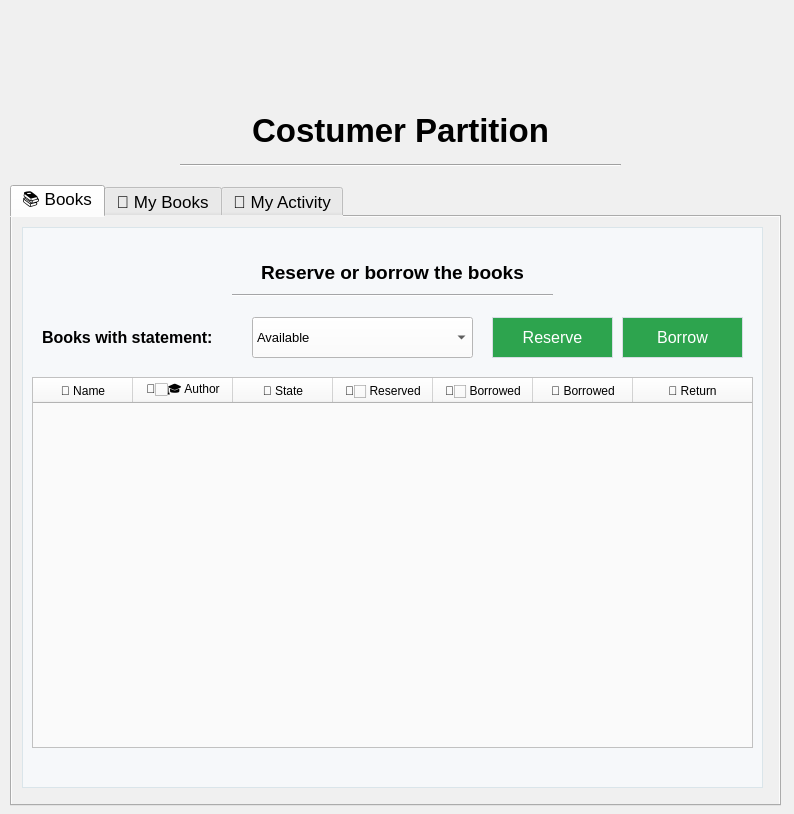
<?xml version="1.0" encoding="UTF-8"?>
<ui version="4.0">
 <class>CostumerWindow</class>
 <widget class="QDialog" name="CostumerWindow">
  <property name="geometry">
   <rect>
    <x>0</x>
    <y>0</y>
    <width>794</width>
    <height>814</height>
   </rect>
  </property>
  <property name="windowTitle">
   <string>Costumer Partition</string>
  </property>
  <property name="styleSheet">
   <string notr="true">background-color:#F0F0F0;</string>
  </property>
  <widget class="QTabWidget" name="tabWidget">
   <property name="geometry">
    <rect>
     <x>10</x>
     <y>185</y>
     <width>771</width>
     <height>621</height>
    </rect>
   </property>
   <property name="font">
    <font>
     <family>Segoe UI</family>
     <pointsize>13</pointsize>
     <weight>50</weight>
     <bold>false</bold>
    </font>
   </property>
   <property name="tabPosition">
    <enum>QTabWidget::North</enum>
   </property>
   <property name="tabShape">
    <enum>QTabWidget::Rounded</enum>
   </property>
   <property name="currentIndex">
    <number>0</number>
   </property>
   <property name="iconSize">
    <size>
     <width>20</width>
     <height>20</height>
    </size>
   </property>
   <property name="elideMode">
    <enum>Qt::ElideNone</enum>
   </property>
   <property name="documentMode">
    <bool>false</bool>
   </property>
   <widget class="QWidget" name="tab_Books">
    <attribute name="title">
     <string>📚 Books</string>
    </attribute>
    <widget class="QTableWidget" name="tableWidget_books">
     <property name="geometry">
      <rect>
       <x>20</x>
       <y>160</y>
       <width>721</width>
       <height>371</height>
      </rect>
     </property>
     <property name="font">
      <font>
       <family>Segoe UI</family>
       <pointsize>10</pointsize>
       <weight>50</weight>
       <bold>false</bold>
      </font>
     </property>
     <property name="styleSheet">
      <string notr="true">background-color:#FAFAFA</string>
     </property>
     <property name="autoScrollMargin">
      <number>20</number>
     </property>
     <property name="editTriggers">
      <set>QAbstractItemView::NoEditTriggers</set>
     </property>
     <property name="alternatingRowColors">
      <bool>true</bool>
     </property>
     <property name="selectionBehavior">
      <enum>QAbstractItemView::SelectRows</enum>
     </property>
     <property name="gridStyle">
      <enum>Qt::CustomDashLine</enum>
     </property>
     <property name="sortingEnabled">
      <bool>true</bool>
     </property>
     <attribute name="horizontalHeaderCascadingSectionResizes">
      <bool>false</bool>
     </attribute>
     <attribute name="horizontalHeaderMinimumSectionSize">
      <number>40</number>
     </attribute>
     <attribute name="horizontalHeaderDefaultSectionSize">
      <number>100</number>
     </attribute>
     <attribute name="horizontalHeaderHighlightSections">
      <bool>true</bool>
     </attribute>
     <attribute name="horizontalHeaderShowSortIndicator" stdset="0">
      <bool>true</bool>
     </attribute>
     <attribute name="horizontalHeaderStretchLastSection">
      <bool>true</bool>
     </attribute>
     <attribute name="verticalHeaderCascadingSectionResizes">
      <bool>false</bool>
     </attribute>
     <attribute name="verticalHeaderMinimumSectionSize">
      <number>30</number>
     </attribute>
     <attribute name="verticalHeaderDefaultSectionSize">
      <number>38</number>
     </attribute>
     <attribute name="verticalHeaderShowSortIndicator" stdset="0">
      <bool>false</bool>
     </attribute>
     <attribute name="verticalHeaderStretchLastSection">
      <bool>false</bool>
     </attribute>
     <column>
      <property name="text">
       <string>📕 Name</string>
      </property>
     </column>
     <column>
      <property name="text">
       <string>👩🏻‍🎓 Author</string>
      </property>
     </column>
     <column>
      <property name="text">
       <string>🧾 State</string>
      </property>
     </column>
     <column>
      <property name="text">
       <string>🤙🏻 Reserved</string>
      </property>
     </column>
     <column>
      <property name="text">
       <string>👋🏻 Borrowed</string>
      </property>
     </column>
     <column>
      <property name="text">
       <string>📅 Borrowed</string>
      </property>
     </column>
     <column>
      <property name="text">
       <string>📅 Return</string>
      </property>
     </column>
    </widget>
    <widget class="QComboBox" name="comboBox_books">
     <property name="geometry">
      <rect>
       <x>240</x>
       <y>100</y>
       <width>221</width>
       <height>41</height>
      </rect>
     </property>
     <property name="font">
      <font>
       <family>Segoe UI</family>
       <pointsize>10</pointsize>
       <weight>50</weight>
       <bold>false</bold>
      </font>
     </property>
     <property name="cursor">
      <cursorShape>PointingHandCursor</cursorShape>
     </property>
     <property name="statusTip">
      <string>Select a book state to show books on table</string>
     </property>
     <property name="styleSheet">
      <string notr="true">background-color:white</string>
     </property>
     <item>
      <property name="text">
       <string>Available</string>
      </property>
     </item>
     <item>
      <property name="text">
       <string>Borrowed</string>
      </property>
     </item>
     <item>
      <property name="text">
       <string>Reserved</string>
      </property>
     </item>
    </widget>
    <widget class="QFrame" name="frame_2">
     <property name="geometry">
      <rect>
       <x>10</x>
       <y>10</y>
       <width>741</width>
       <height>561</height>
      </rect>
     </property>
     <property name="font">
      <font>
       <family>Segoe UI</family>
       <pointsize>8</pointsize>
       <weight>50</weight>
       <bold>false</bold>
      </font>
     </property>
     <property name="styleSheet">
      <string notr="true">background-color:#F6F8FA;border-radius:0.7em;border :1px solid #DAE5EA;</string>
     </property>
     <property name="frameShape">
      <enum>QFrame::Panel</enum>
     </property>
     <property name="frameShadow">
      <enum>QFrame::Plain</enum>
     </property>
     <property name="lineWidth">
      <number>2</number>
     </property>
     <property name="midLineWidth">
      <number>4</number>
     </property>
     <widget class="QPushButton" name="pushButton_reserve">
      <property name="geometry">
       <rect>
        <x>470</x>
        <y>90</y>
        <width>121</width>
        <height>41</height>
       </rect>
      </property>
      <property name="font">
       <font>
        <family>Segoe UI</family>
        <pointsize>12</pointsize>
       </font>
      </property>
      <property name="cursor">
       <cursorShape>PointingHandCursor</cursorShape>
      </property>
      <property name="statusTip">
       <string>Click to issue bill ...</string>
      </property>
      <property name="styleSheet">
       <string notr="true">border-radius:0.4em;border :1px solid #D7DDE3;background-color:#2DA44E;color:white</string>
      </property>
      <property name="text">
       <string>Reserve</string>
      </property>
     </widget>
     <widget class="QPushButton" name="pushButton_borrow">
      <property name="geometry">
       <rect>
        <x>600</x>
        <y>90</y>
        <width>121</width>
        <height>41</height>
       </rect>
      </property>
      <property name="font">
       <font>
        <family>Segoe UI</family>
        <pointsize>12</pointsize>
       </font>
      </property>
      <property name="cursor">
       <cursorShape>PointingHandCursor</cursorShape>
      </property>
      <property name="statusTip">
       <string>Click to issue receipt ...</string>
      </property>
      <property name="styleSheet">
       <string notr="true">border-radius:0.4em;border :1px solid #D7DDE3;background-color:#2DA44E;color:white</string>
      </property>
      <property name="text">
       <string>Borrow</string>
      </property>
     </widget>
    </widget>
    <widget class="QLabel" name="label_9">
     <property name="geometry">
      <rect>
       <x>30</x>
       <y>100</y>
       <width>201</width>
       <height>41</height>
      </rect>
     </property>
     <property name="font">
      <font>
       <family>Segoe UI</family>
       <pointsize>12</pointsize>
       <weight>75</weight>
       <bold>true</bold>
      </font>
     </property>
     <property name="styleSheet">
      <string notr="true">background-color:#F6F8FA</string>
     </property>
     <property name="text">
      <string>Books with statement:</string>
     </property>
     <property name="alignment">
      <set>Qt::AlignLeading|Qt::AlignLeft|Qt::AlignVCenter</set>
     </property>
    </widget>
    <widget class="Line" name="line_3">
     <property name="geometry">
      <rect>
       <x>220</x>
       <y>70</y>
       <width>321</width>
       <height>16</height>
      </rect>
     </property>
     <property name="styleSheet">
      <string notr="true">background-color:#F6F8FA</string>
     </property>
     <property name="orientation">
      <enum>Qt::Horizontal</enum>
     </property>
    </widget>
    <widget class="QLabel" name="label_8">
     <property name="geometry">
      <rect>
       <x>40</x>
       <y>40</y>
       <width>681</width>
       <height>31</height>
      </rect>
     </property>
     <property name="font">
      <font>
       <family>Segoe UI</family>
       <pointsize>14</pointsize>
       <weight>75</weight>
       <bold>true</bold>
      </font>
     </property>
     <property name="styleSheet">
      <string notr="true">background-color:#F6F8FA</string>
     </property>
     <property name="text">
      <string>Reserve or borrow the books</string>
     </property>
     <property name="alignment">
      <set>Qt::AlignCenter</set>
     </property>
    </widget>
    <widget class="QLabel" name="label_error">
     <property name="geometry">
      <rect>
       <x>20</x>
       <y>540</y>
       <width>711</width>
       <height>21</height>
      </rect>
     </property>
     <property name="font">
      <font>
       <family>Segoe UI</family>
       <pointsize>10</pointsize>
       <weight>50</weight>
       <bold>false</bold>
      </font>
     </property>
     <property name="styleSheet">
      <string notr="true">background-color:#F6F8FA;color:red</string>
     </property>
     <property name="text">
      <string/>
     </property>
    </widget>
    <zorder>frame_2</zorder>
    <zorder>tableWidget_books</zorder>
    <zorder>comboBox_books</zorder>
    <zorder>label_9</zorder>
    <zorder>line_3</zorder>
    <zorder>label_8</zorder>
    <zorder>label_error</zorder>
   </widget>
   <widget class="QWidget" name="tab_My_Books">
    <attribute name="title">
     <string>📖 My Books</string>
    </attribute>
    <widget class="QFrame" name="frame_3">
     <property name="geometry">
      <rect>
       <x>10</x>
       <y>10</y>
       <width>741</width>
       <height>561</height>
      </rect>
     </property>
     <property name="font">
      <font>
       <family>Segoe UI</family>
       <pointsize>13</pointsize>
       <weight>50</weight>
       <bold>false</bold>
      </font>
     </property>
     <property name="styleSheet">
      <string notr="true">background-color:#F6F8FA;border-radius:0.7em;border :1px solid #D9DFE5;</string>
     </property>
     <property name="frameShape">
      <enum>QFrame::Panel</enum>
     </property>
     <property name="frameShadow">
      <enum>QFrame::Plain</enum>
     </property>
     <property name="lineWidth">
      <number>2</number>
     </property>
     <property name="midLineWidth">
      <number>4</number>
     </property>
     <widget class="QPushButton" name="pushButton_return">
      <property name="geometry">
       <rect>
        <x>610</x>
        <y>90</y>
        <width>121</width>
        <height>41</height>
       </rect>
      </property>
      <property name="font">
       <font>
        <family>Segoe UI</family>
        <pointsize>12</pointsize>
       </font>
      </property>
      <property name="cursor">
       <cursorShape>PointingHandCursor</cursorShape>
      </property>
      <property name="statusTip">
       <string>Click to issue receipt ...</string>
      </property>
      <property name="styleSheet">
       <string notr="true">border-radius:0.4em;border :1px solid #D7DDE3;background-color:#2DA44E;color:white</string>
      </property>
      <property name="text">
       <string>Return</string>
      </property>
     </widget>
     <widget class="QPushButton" name="pushButton_add_days">
      <property name="geometry">
       <rect>
        <x>290</x>
        <y>90</y>
        <width>121</width>
        <height>41</height>
       </rect>
      </property>
      <property name="font">
       <font>
        <family>Segoe UI</family>
        <pointsize>12</pointsize>
       </font>
      </property>
      <property name="cursor">
       <cursorShape>PointingHandCursor</cursorShape>
      </property>
      <property name="statusTip">
       <string>Click to issue bill ...</string>
      </property>
      <property name="styleSheet">
       <string notr="true">border-radius:0.4em;border :1px solid #D7DDE3;background-color:#2DA44E;color:white</string>
      </property>
      <property name="text">
       <string>Add Days</string>
      </property>
     </widget>
    </widget>
    <widget class="Line" name="line_5">
     <property name="geometry">
      <rect>
       <x>220</x>
       <y>70</y>
       <width>321</width>
       <height>16</height>
      </rect>
     </property>
     <property name="styleSheet">
      <string notr="true">background-color:#F6F8FA</string>
     </property>
     <property name="orientation">
      <enum>Qt::Horizontal</enum>
     </property>
    </widget>
    <widget class="QLabel" name="label_13">
     <property name="geometry">
      <rect>
       <x>40</x>
       <y>40</y>
       <width>681</width>
       <height>31</height>
      </rect>
     </property>
     <property name="font">
      <font>
       <family>Segoe UI</family>
       <pointsize>14</pointsize>
       <weight>75</weight>
       <bold>true</bold>
      </font>
     </property>
     <property name="styleSheet">
      <string notr="true">background-color:#F6F8FA</string>
     </property>
     <property name="text">
      <string>Select a book bellow to add extension days to return the book</string>
     </property>
     <property name="alignment">
      <set>Qt::AlignCenter</set>
     </property>
    </widget>
    <widget class="QTableWidget" name="tableWidget_my_books">
     <property name="geometry">
      <rect>
       <x>20</x>
       <y>160</y>
       <width>721</width>
       <height>371</height>
      </rect>
     </property>
     <property name="font">
      <font>
       <family>Segoe UI</family>
       <pointsize>10</pointsize>
       <weight>50</weight>
       <bold>false</bold>
      </font>
     </property>
     <property name="styleSheet">
      <string notr="true">background-color:#FAFAFA</string>
     </property>
     <property name="sizeAdjustPolicy">
      <enum>QAbstractScrollArea::AdjustToContentsOnFirstShow</enum>
     </property>
     <property name="autoScrollMargin">
      <number>20</number>
     </property>
     <property name="editTriggers">
      <set>QAbstractItemView::NoEditTriggers</set>
     </property>
     <property name="alternatingRowColors">
      <bool>true</bool>
     </property>
     <property name="selectionBehavior">
      <enum>QAbstractItemView::SelectRows</enum>
     </property>
     <property name="gridStyle">
      <enum>Qt::CustomDashLine</enum>
     </property>
     <property name="sortingEnabled">
      <bool>true</bool>
     </property>
     <attribute name="horizontalHeaderCascadingSectionResizes">
      <bool>false</bool>
     </attribute>
     <attribute name="horizontalHeaderMinimumSectionSize">
      <number>40</number>
     </attribute>
     <attribute name="horizontalHeaderDefaultSectionSize">
      <number>100</number>
     </attribute>
     <attribute name="horizontalHeaderHighlightSections">
      <bool>true</bool>
     </attribute>
     <attribute name="horizontalHeaderShowSortIndicator" stdset="0">
      <bool>true</bool>
     </attribute>
     <attribute name="horizontalHeaderStretchLastSection">
      <bool>true</bool>
     </attribute>
     <attribute name="verticalHeaderCascadingSectionResizes">
      <bool>false</bool>
     </attribute>
     <attribute name="verticalHeaderMinimumSectionSize">
      <number>30</number>
     </attribute>
     <attribute name="verticalHeaderDefaultSectionSize">
      <number>38</number>
     </attribute>
     <attribute name="verticalHeaderShowSortIndicator" stdset="0">
      <bool>false</bool>
     </attribute>
     <attribute name="verticalHeaderStretchLastSection">
      <bool>false</bool>
     </attribute>
     <column>
      <property name="text">
       <string>📕 Name</string>
      </property>
     </column>
     <column>
      <property name="text">
       <string>🧾 State</string>
      </property>
     </column>
     <column>
      <property name="text">
       <string>📅 Borrowed</string>
      </property>
     </column>
     <column>
      <property name="text">
       <string>📅 Return[ed]</string>
      </property>
     </column>
     <column>
      <property name="text">
       <string>➕ Extension</string>
      </property>
     </column>
     <column>
      <property name="text">
       <string>⏳ Delay</string>
      </property>
     </column>
     <column>
      <property name="text">
       <string>💲 Bill</string>
      </property>
     </column>
    </widget>
    <widget class="QLabel" name="label">
     <property name="geometry">
      <rect>
       <x>30</x>
       <y>100</y>
       <width>131</width>
       <height>41</height>
      </rect>
     </property>
     <property name="font">
      <font>
       <family>Segoe UI</family>
       <pointsize>12</pointsize>
       <weight>50</weight>
       <bold>false</bold>
      </font>
     </property>
     <property name="styleSheet">
      <string notr="true">background-color:#F6F8FA</string>
     </property>
     <property name="text">
      <string>Extension Days:</string>
     </property>
    </widget>
    <widget class="QSpinBox" name="spinBox">
     <property name="geometry">
      <rect>
       <x>170</x>
       <y>100</y>
       <width>111</width>
       <height>40</height>
      </rect>
     </property>
     <property name="styleSheet">
      <string notr="true"/>
     </property>
     <property name="maximum">
      <number>7</number>
     </property>
    </widget>
    <widget class="QLabel" name="label_error_2">
     <property name="geometry">
      <rect>
       <x>20</x>
       <y>540</y>
       <width>721</width>
       <height>21</height>
      </rect>
     </property>
     <property name="font">
      <font>
       <family>Segoe UI</family>
       <pointsize>10</pointsize>
       <weight>50</weight>
       <bold>false</bold>
      </font>
     </property>
     <property name="styleSheet">
      <string notr="true">background-color:#F6F8FA;color:red</string>
     </property>
     <property name="text">
      <string/>
     </property>
    </widget>
   </widget>
   <widget class="QWidget" name="tab_My_Activity">
    <attribute name="title">
     <string>💼 My Activity</string>
    </attribute>
    <widget class="QLabel" name="label_6">
     <property name="geometry">
      <rect>
       <x>40</x>
       <y>30</y>
       <width>681</width>
       <height>31</height>
      </rect>
     </property>
     <property name="font">
      <font>
       <family>Segoe UI</family>
       <pointsize>14</pointsize>
       <weight>75</weight>
       <bold>true</bold>
      </font>
     </property>
     <property name="styleSheet">
      <string notr="true">background-color:#F6F8FA</string>
     </property>
     <property name="text">
      <string>Select a activity bellow to see full description</string>
     </property>
     <property name="alignment">
      <set>Qt::AlignCenter</set>
     </property>
    </widget>
    <widget class="QTextBrowser" name="textBrowser">
     <property name="geometry">
      <rect>
       <x>30</x>
       <y>340</y>
       <width>701</width>
       <height>191</height>
      </rect>
     </property>
     <property name="font">
      <font>
       <pointsize>11</pointsize>
      </font>
     </property>
     <property name="statusTip">
      <string>Full description of notification</string>
     </property>
     <property name="styleSheet">
      <string notr="true">background-color:white</string>
     </property>
     <property name="html">
      <string>&lt;!DOCTYPE HTML PUBLIC &quot;-//W3C//DTD HTML 4.0//EN&quot; &quot;http://www.w3.org/TR/REC-html40/strict.dtd&quot;&gt;
&lt;html&gt;&lt;head&gt;&lt;meta name=&quot;qrichtext&quot; content=&quot;1&quot; /&gt;&lt;style type=&quot;text/css&quot;&gt;
p, li { white-space: pre-wrap; }
&lt;/style&gt;&lt;/head&gt;&lt;body style=&quot; font-family:'MS Shell Dlg 2'; font-size:11pt; font-weight:400; font-style:normal;&quot;&gt;
&lt;p style=&quot;-qt-paragraph-type:empty; margin-top:0px; margin-bottom:0px; margin-left:0px; margin-right:0px; -qt-block-indent:0; text-indent:0px;&quot;&gt;&lt;br /&gt;&lt;/p&gt;&lt;/body&gt;&lt;/html&gt;</string>
     </property>
    </widget>
    <widget class="QListWidget" name="listWidget">
     <property name="geometry">
      <rect>
       <x>30</x>
       <y>80</y>
       <width>701</width>
       <height>191</height>
      </rect>
     </property>
     <property name="font">
      <font>
       <family>Segoe UI</family>
       <pointsize>11</pointsize>
       <weight>50</weight>
       <bold>false</bold>
      </font>
     </property>
     <property name="cursor" stdset="0">
      <cursorShape>PointingHandCursor</cursorShape>
     </property>
     <property name="statusTip">
      <string>Select a notification to manage</string>
     </property>
     <property name="styleSheet">
      <string notr="true">background-color:white</string>
     </property>
     <property name="alternatingRowColors">
      <bool>true</bool>
     </property>
     <property name="isWrapping" stdset="0">
      <bool>false</bool>
     </property>
     <property name="spacing">
      <number>5</number>
     </property>
    </widget>
    <widget class="QFrame" name="frame">
     <property name="geometry">
      <rect>
       <x>10</x>
       <y>10</y>
       <width>741</width>
       <height>561</height>
      </rect>
     </property>
     <property name="font">
      <font>
       <family>Segoe UI</family>
       <pointsize>8</pointsize>
       <weight>50</weight>
       <bold>false</bold>
      </font>
     </property>
     <property name="styleSheet">
      <string notr="true">background-color:#F6F8FA;border-radius:0.7em;border :1px solid #DAE5EA;</string>
     </property>
     <property name="frameShape">
      <enum>QFrame::Panel</enum>
     </property>
     <property name="frameShadow">
      <enum>QFrame::Plain</enum>
     </property>
     <property name="lineWidth">
      <number>2</number>
     </property>
     <property name="midLineWidth">
      <number>4</number>
     </property>
    </widget>
    <widget class="QLabel" name="label_7">
     <property name="geometry">
      <rect>
       <x>40</x>
       <y>290</y>
       <width>681</width>
       <height>31</height>
      </rect>
     </property>
     <property name="font">
      <font>
       <family>Segoe UI</family>
       <pointsize>14</pointsize>
       <weight>75</weight>
       <bold>true</bold>
      </font>
     </property>
     <property name="styleSheet">
      <string notr="true">background-color:#F6F8FA</string>
     </property>
     <property name="text">
      <string>Full Description</string>
     </property>
     <property name="alignment">
      <set>Qt::AlignCenter</set>
     </property>
    </widget>
    <widget class="Line" name="line_2">
     <property name="geometry">
      <rect>
       <x>220</x>
       <y>60</y>
       <width>321</width>
       <height>16</height>
      </rect>
     </property>
     <property name="styleSheet">
      <string notr="true">background-color:#F6F8FA</string>
     </property>
     <property name="orientation">
      <enum>Qt::Horizontal</enum>
     </property>
    </widget>
    <widget class="Line" name="line_4">
     <property name="geometry">
      <rect>
       <x>220</x>
       <y>320</y>
       <width>321</width>
       <height>16</height>
      </rect>
     </property>
     <property name="styleSheet">
      <string notr="true">background-color:#F6F8FA</string>
     </property>
     <property name="orientation">
      <enum>Qt::Horizontal</enum>
     </property>
    </widget>
    <widget class="QLabel" name="label_error_3">
     <property name="geometry">
      <rect>
       <x>30</x>
       <y>540</y>
       <width>711</width>
       <height>21</height>
      </rect>
     </property>
     <property name="font">
      <font>
       <family>Segoe UI</family>
       <pointsize>10</pointsize>
       <weight>50</weight>
       <bold>false</bold>
      </font>
     </property>
     <property name="styleSheet">
      <string notr="true">background-color:#F6F8FA;color:red</string>
     </property>
     <property name="text">
      <string/>
     </property>
    </widget>
    <zorder>frame</zorder>
    <zorder>label_6</zorder>
    <zorder>textBrowser</zorder>
    <zorder>listWidget</zorder>
    <zorder>label_7</zorder>
    <zorder>line_2</zorder>
    <zorder>line_4</zorder>
    <zorder>label_error_3</zorder>
   </widget>
  </widget>
  <widget class="Line" name="line">
   <property name="geometry">
    <rect>
     <x>180</x>
     <y>155</y>
     <width>441</width>
     <height>20</height>
    </rect>
   </property>
   <property name="orientation">
    <enum>Qt::Horizontal</enum>
   </property>
  </widget>
  <widget class="QLabel" name="label_3">
   <property name="geometry">
    <rect>
     <x>20</x>
     <y>110</y>
     <width>761</width>
     <height>41</height>
    </rect>
   </property>
   <property name="font">
    <font>
     <family>Segoe UI</family>
     <pointsize>25</pointsize>
     <weight>75</weight>
     <bold>true</bold>
    </font>
   </property>
   <property name="text">
    <string>Costumer Partition</string>
   </property>
   <property name="alignment">
    <set>Qt::AlignCenter</set>
   </property>
  </widget>
  <widget class="QLabel" name="label_logo">
   <property name="geometry">
    <rect>
     <x>20</x>
     <y>15</y>
     <width>761</width>
     <height>91</height>
    </rect>
   </property>
   <property name="font">
    <font>
     <family>Segoe UI</family>
     <pointsize>15</pointsize>
    </font>
   </property>
   <property name="text">
    <string/>
   </property>
   <property name="alignment">
    <set>Qt::AlignCenter</set>
   </property>
  </widget>
 </widget>
 <tabstops>
  <tabstop>tabWidget</tabstop>
  <tabstop>tableWidget_books</tabstop>
  <tabstop>comboBox_books</tabstop>
  <tabstop>pushButton_reserve</tabstop>
  <tabstop>pushButton_borrow</tabstop>
  <tabstop>spinBox</tabstop>
  <tabstop>pushButton_add_days</tabstop>
  <tabstop>pushButton_return</tabstop>
  <tabstop>tableWidget_my_books</tabstop>
  <tabstop>listWidget</tabstop>
  <tabstop>textBrowser</tabstop>
 </tabstops>
 <resources/>
 <connections/>
</ui>
